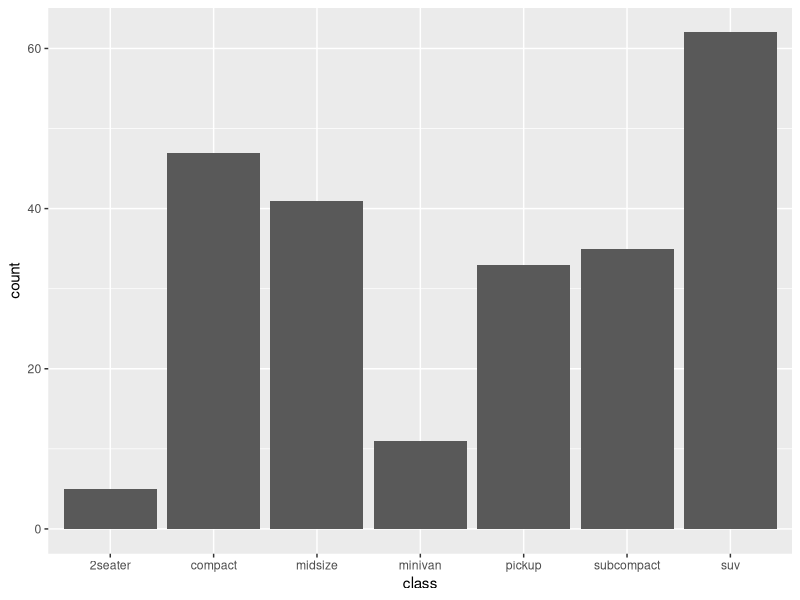
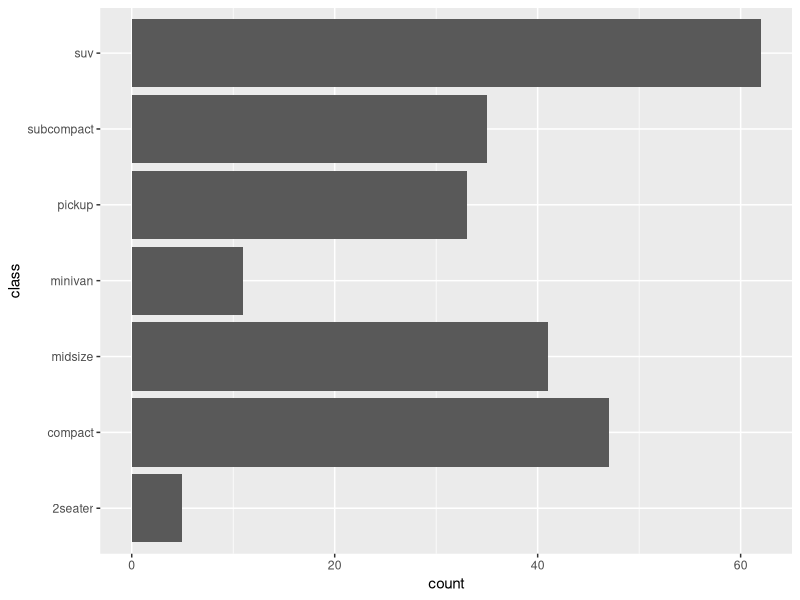

Reproduce these figures in R, in order.
library(ggplot2)

# geom_bar is designed to make it easy to create bar charts that show
# counts (or sums of weights)
g <- ggplot(mpg, aes(class))

# Number of cars in each class:
g + geom_bar()

# Map class to y instead to flip the orientation
ggplot(mpg) + geom_bar(aes(y = class))
